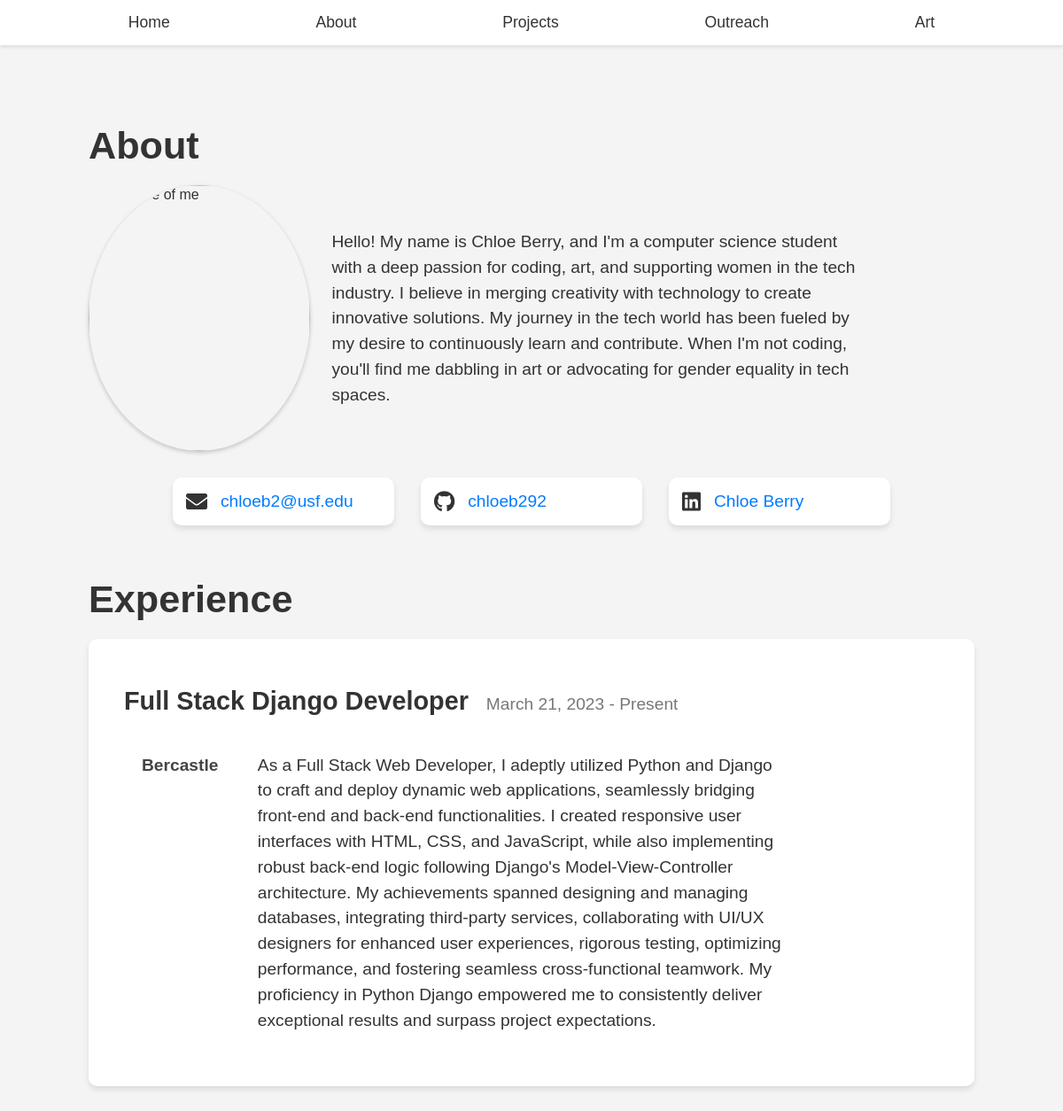
The app's page /portfolio/about with its own data.
### portinfo/models.py (models this page shows, shortened)
class Experience(models.Model):
    title = models.CharField(max_length=100)
    company = models.CharField(max_length=100)
    description = models.TextField()
    start_date = models.DateField()
    end_date = models.DateField(blank=True, null=True)

### portinfo/views.py (the view)
# urls.py: path('about', views.about, name="about"),
def about(request):
    experiences = Experience.objects.all()
    context = {"experiences": experiences}
    return render(request, "about.html", context)

### portinfo/templates/about.html
{% extends "base.html" %}
{% block content %}
{% load static %}
<div class="about">
    <h1>About</h1>
    <img src="{% static '/images/me.png' %}" alt="A picture of me">
        <p class = "bio">Hello! My name is Chloe Berry, and I'm a computer science student with a deep passion for coding, art, and supporting women in the tech industry. I believe in merging creativity with technology to create innovative solutions. My journey in the tech world has been fueled by my desire to continuously learn and contribute. When I'm not coding, you'll find me dabbling in art or advocating for gender equality in tech spaces.</p>
    <div class="contact-section">
        <div class="contact-card">
            <i class="contact-icon fas fa-envelope"></i>
            <a class="contact-link" href="mailto:chloeb2@usf.edu">chloeb2@usf.edu</a>
        </div>
        <div class="contact-card">
            <i class="contact-icon fab fa-github"></i>
            <a class="contact-link" href="https://github.com/chloeb292" target="_blank">chloeb292</a>
        </div>
        <div class="contact-card">
            <i class="contact-icon fab fa-linkedin"></i>
            <a class="contact-link" href="https://www.linkedin.com/in/chloe-b-b89ba6135/" target="_blank">Chloe Berry</a>
        </div>
    </div>
    <h1>Experience</h1>
    {% for experience in experiences %}
    <div class="experience-card">
        <div class="experience-header">
            <h2 class="experience-title">{{ experience.title }}</h2>
            <p class="experience-date">
                {{ experience.start_date }} -
                {% if experience.end_date %}
                    {{ experience.end_date }}
                {% else %}
                    Present
                {% endif %}
            </p>
        </div>
        <p class="experience-company">{{ experience.company }}</p>
        <p class="experience-description">{{ experience.description }}</p>
    </div>
    {% endfor %}
{% endblock %}

### templates/base.html (shortened to what this page needs)
{% load static %}
<link rel="stylesheet" href="{% static 'portinfo/style.css' %}">
<link rel="stylesheet" href="https://cdnjs.cloudflare.com/ajax/libs/font-awesome/5.15.3/css/all.min.css">
<!DOCTYPE html>
<html>
<head>
</head>
<body>
    <nav class="navbar">
        <ul>
            <li><a href="/">Home</a></li>
            <li><a href="{% url 'about' %}">About</a></li>
            <li><a href="{% url 'projects' %}">Projects</a></li>
            <li><a href="{% url 'outreach' %}">Outreach</a></li>
            <li><a href="{% url 'art' %}">Art</a></li>
        </ul>
    </nav>
    <div class="content">
        {% block content %}{% endblock %}
    </div>
</body>
</html>

### portinfo/static/portinfo/style.css (style rules this page uses)
body { font-family: 'Arial', sans-serif; margin: 0; padding: 0; background-color: #f4f4f4; color: #333; }
a { text-decoration: none; color: #007BFF; }
.navbar { background-color: #fff; box-shadow: 0 2px 4px rgba(0, 0, 0, 0.1); position: sticky; top: 0; z-index: 1000; }
.navbar ul { list-style-type: none; padding: 0; margin: 0; display: flex; justify-content: space-evenly; align-items: center; }
.navbar li { padding: 15px 20px; }
.navbar a { font-size: 1.1em; color: #333; transition: color 0.3s ease; }
.content { padding: 20px; }
.about { padding: 40px 0; max-width: 1000px; margin: 0 auto; }
.about h1 { font-size: 2.7em; margin-bottom: 20px; }
.about p { font-size: 1.2em; max-width: 600px; line-height: 1.5; margin: 20px; display: inline-block; vertical-align: top; }
.about p.bio { font-size: 1.2em; max-width: 600px; line-height: 1.5; margin: 20px; padding-top: 30px; display: inline-block; vertical-align: top; }
.about img { width: 250px; height: 300px; border-radius: 50%; display: inline-block; vertical-align: top; box-shadow: 0 2px 5px rgba(0, 0, 0, 0.2); }
.about a { color: #007BFF; transition: color 0.3s ease; }
.experience-card { background-color: #fff; box-shadow: 0 4px 6px rgba(0, 0, 0, 0.1); border-radius: 10px; padding: 40px; margin: 20px 0; transition: box-shadow 0.3s ease; }
.experience-header { display: flex; justify-content: flex-start; align-items: baseline; }
.experience-title { font-size: 1.8em; margin: 0; }
.experience-date { font-size: 0.9em; color: #777; margin-bottom: 10px; }
.experience-company { font-size: 1.2em; margin: 25px 0; font-weight: bold; color: #444; }
.experience-description { font-size: 1.1em; }
.contact-section { display: flex; justify-content: center; flex-wrap: wrap; padding: 20px 0; }
.contact-card { background-color: #fff; box-shadow: 0 4px 6px rgba(0, 0, 0, 0.1); border-radius: 10px; padding: 15px; margin: 10px 15px; flex-basis: calc(25% - 30px); display: flex; align-items: center; transition: background-color 0.3s ease; }
.contact-icon { font-size: 24px; margin-right: 15px; }
.contact-link { color: #007BFF; transition: color 0.3s ease; font-size: 1.2em; }

### records on screen
Experience: title "Full Stack Django Developer", start_date "March 21, 2023", shows "Present", company "Bercastle", description "As a Full Stack Web Developer, I adeptly utilized Python and Django to craft and deploy dynamic web applications, seamlessly bridging front-end and back-end functionalities. I created responsive user interfaces with HTML, CSS, and JavaScript, while also implementing robust back-end logic following Django's Model-View-Controller architecture. My achievements spanned designing and managing databases, integrating third-party services, collaborating with UI/UX designers for enhanced user experiences, rigorous testing, optimizing performance, and fostering seamless cross-functional teamwork. My proficiency in Python Django empowered me to consistently deliver exceptional results and surpass…"
